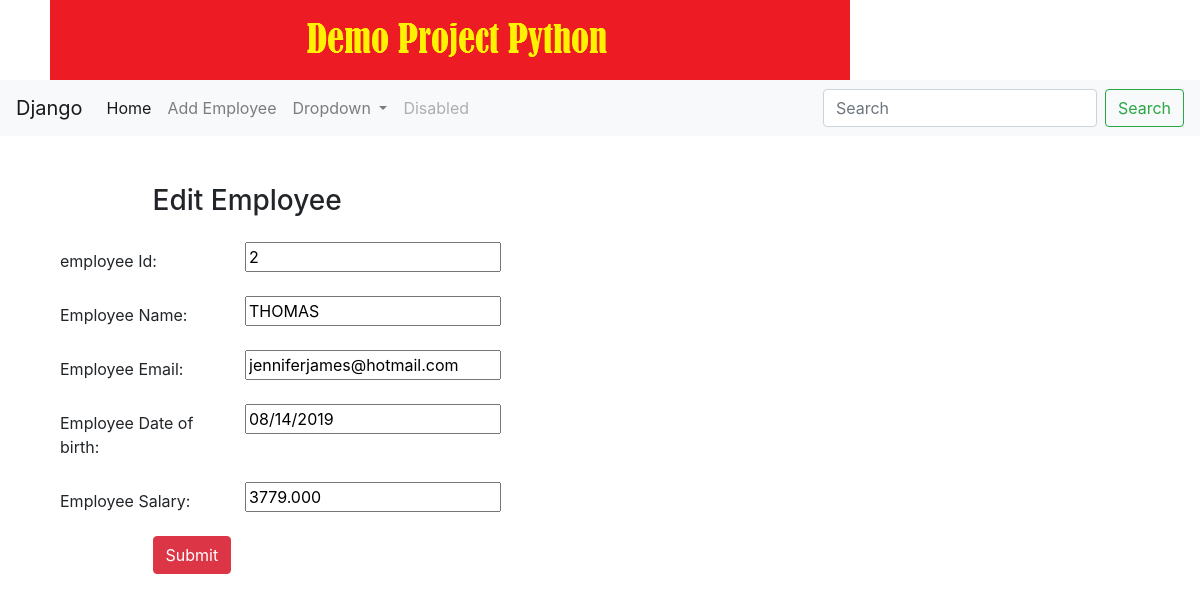
Page /edit/2 on the committed database.
### less4App/models.py (models this page shows, shortened)
class Employee(models.Model):
    id = models.AutoField(primary_key=True)
    name = models.CharField("Employee Name", max_length=100)
    email = models.EmailField("Email Address", max_length=100)
    dob = models.DateTimeField("Date of Birth")
    salary = models.FloatField("Basic Salary")
    class Meta:
        db_table = "employees"

### less4App/views.py (the view)
# urls.py: path('edit/<int:id>',views.edit),
def edit(request, id):
    employee = Employee.objects.get(id=id)
    form = EmployeeForm(request.POST,request.FILES)
    return render(request, 'edit.html',{'employee': employee, 'form':form})

### less4App/forms.py
class EmployeeForm(forms.ModelForm):
    class Meta:
        model = Employee
        fields = "__all__"
        widgets = {
                'dob'   : forms.DateInput(attrs={'class':'form-control datepicker1'}),
                'name'  : forms.TextInput(attrs={'class': 'form-control'}),
                'email' : forms.TextInput(attrs={'class': 'form-control','placeholder': 'Email Address'}),
                'salary': forms.TextInput(attrs={'class': 'form-control'}),
        }

### templates/edit.html (shortened to what this page needs)
{% extends 'base.html'%}
{% block content %}
    <form  class="post-form" action="/update/{{employee.id}}" method="POST" >
        <div class="container">
    <br>
    <div class="">
        <br>
        <div class="form-group row">
          <label class="col-sm-1 col-form-label"></label>
          <div class="col-sm-4">
          <h3>Edit Employee</h3>
          </div>
        </div>
        <div class="form-group row">
        <label class="col-sm-2 col-form-label">employee Id:</label>
        <div class="col-sm-4">
          <input type="text" name="id" id="id_id" required maxlength="20" value="{{ employee.id }}"/>
        </div>
      </div>
      <div class="form-group row">
        <label class="col-sm-2 col-form-label">Employee Name:</label>
        <div class="col-sm-4">
          <input type="text" name="name" id="name" required maxlength="20" value="{{ employee.name | upper }}"/>
        </div>
      </div>
        <div class="form-group row">
        <label class="col-sm-2 col-form-label">Employee Email:</label>
        <div class="col-sm-4">
            <input type="text" name="email" id="email" required maxlength="20" value="{{ employee.email }}"/>
        </div>
      </div>
        <div class="form-group row">
        <label class="col-sm-2 col-form-label">Employee Date of birth:</label>
        <div class="col-sm-4">
            <input type="text" name="dob" id="dob" required maxlength="20" value="{{ employee.dob | date:"m/d/Y"}}"/>
        </div>
      </div>
      <div class="form-group row">
    <label class="col-sm-2 col-form-label">Employee Salary:</label>
    <div class="col-sm-4">
        <input type="text" name="salary" id="salary" required maxlength="200" value="{{ employee.salary | floatformat:"3"}}"/>
    </div>
  </div>
        <div class="form-group row">
        <label class="col-sm-1 col-form-label"></label>
        <div class="col-sm-4">
        <button type="submit" class="btn btn-danger">Submit</button>
        </div>
      </div>
        </div>
    </form>
    {% endblock %}

### rows in the picture
Employee: id "2", name "THOMAS", email "jenniferjames@hotmail.com", dob "08/14/2019", salary "3779.000"
